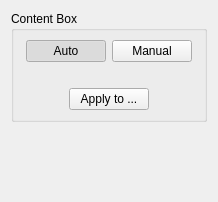
<ui version="4.0" >
 <class>SelectContentOptionsWidget</class>
 <widget class="QWidget" name="SelectContentOptionsWidget" >
  <property name="geometry" >
   <rect>
    <x>0</x>
    <y>0</y>
    <width>218</width>
    <height>202</height>
   </rect>
  </property>
  <property name="windowTitle" >
   <string>Form</string>
  </property>
  <layout class="QVBoxLayout" name="verticalLayout" >
   <item>
    <widget class="QGroupBox" name="groupBox" >
     <property name="title" >
      <string>Content Box</string>
     </property>
     <layout class="QVBoxLayout" name="contentVerticalLayout">
      <item>
       <layout class="QHBoxLayout"  name="contentHorizontalLayout">
        <item>
         <spacer>
          <property name="orientation" >
           <enum>Qt::Horizontal</enum>
          </property>
          <property name="sizeHint">
           <size>
            <width>20</width>
            <height>20</height>
           </size>
          </property>
         </spacer>
        </item>
        <item>
         <widget class="QPushButton" name="autoBtn" >
          <property name="text" >
           <string>Auto</string>
          </property>
          <property name="checkable" >
           <bool>true</bool>
          </property>
          <property name="checked" >
           <bool>true</bool>
          </property>
          <property name="autoExclusive" >
           <bool>true</bool>
          </property>
         </widget>
        </item>
        <item>
         <widget class="QPushButton" name="manualBtn" >
          <property name="text" >
           <string>Manual</string>
          </property>
          <property name="checkable" >
           <bool>true</bool>
          </property>
          <property name="autoExclusive" >
           <bool>true</bool>
          </property>
         </widget>
        </item>
        <item>
         <spacer>
          <property name="orientation" >
           <enum>Qt::Horizontal</enum>
          </property>
          <property name="sizeHint" stdset="0" >
           <size>
            <width>20</width>
            <height>20</height>
           </size>
          </property>
         </spacer>
        </item>
       </layout>
      </item>
      <item>
       <widget class="QLabel" name="emptyLabel">
        <property name="text">
         <string></string>
        </property>
         <property name="alignment">
          <set>Qt::AlignCenter</set>
         </property>
       </widget>
      </item>
      <item>
       <layout class="QHBoxLayout" name="applyHorizontalLayout">
        <item>
         <spacer>
          <property name="orientation" >
           <enum>Qt::Horizontal</enum>
          </property>
          <property name="sizeHint" >
           <size>
            <width>1</width>
            <height>20</height>
           </size>
          </property>
         </spacer>
        </item>
        <item>
         <widget class="QPushButton" name="applyToBtn" >
          <property name="text" >
           <string>Apply to ...</string>
          </property>
         </widget>
        </item>
        <item>
         <spacer>
          <property name="orientation" >
           <enum>Qt::Horizontal</enum>
          </property>
          <property name="sizeHint" >
           <size>
            <width>1</width>
            <height>20</height>
           </size>
          </property>
         </spacer>
        </item>
       </layout>
      </item>
     </layout>
    </widget>
   </item>
   <item>
    <spacer name="verticalSpacer" >
     <property name="orientation" >
      <enum>Qt::Vertical</enum>
     </property>
     <property name="sizeHint" stdset="0" >
      <size>
       <width>20</width>
       <height>40</height>
      </size>
     </property>
    </spacer>
   </item>
  </layout>
 </widget>
 <resources>
  <include location="../../../resources/resources.qrc" />
 </resources>
 <connections/>
</ui>
